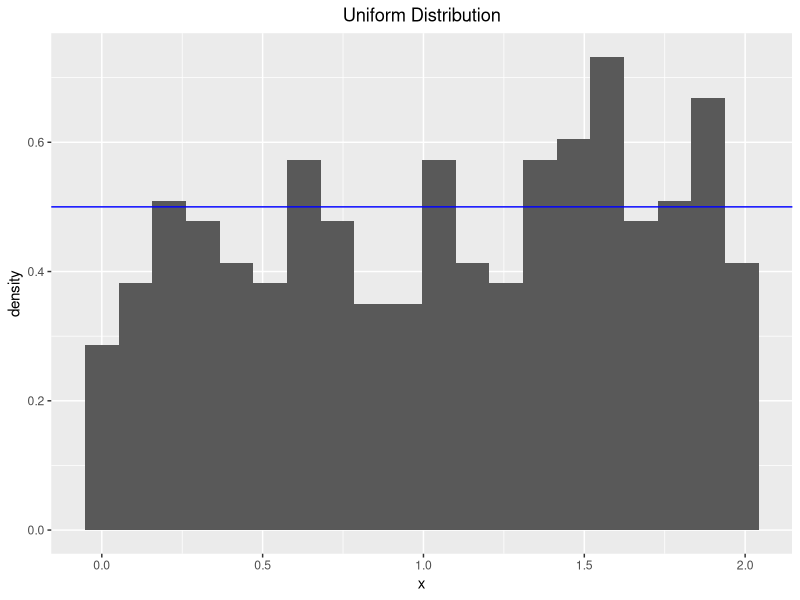
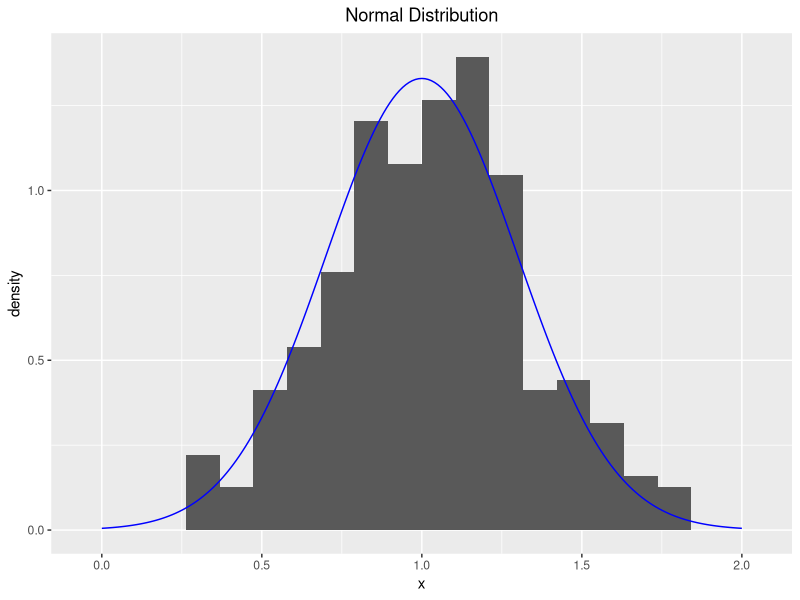
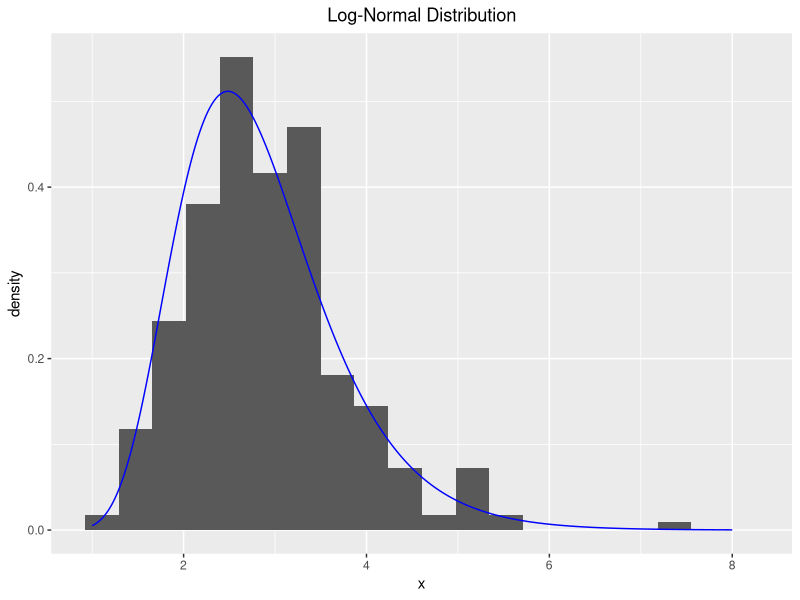
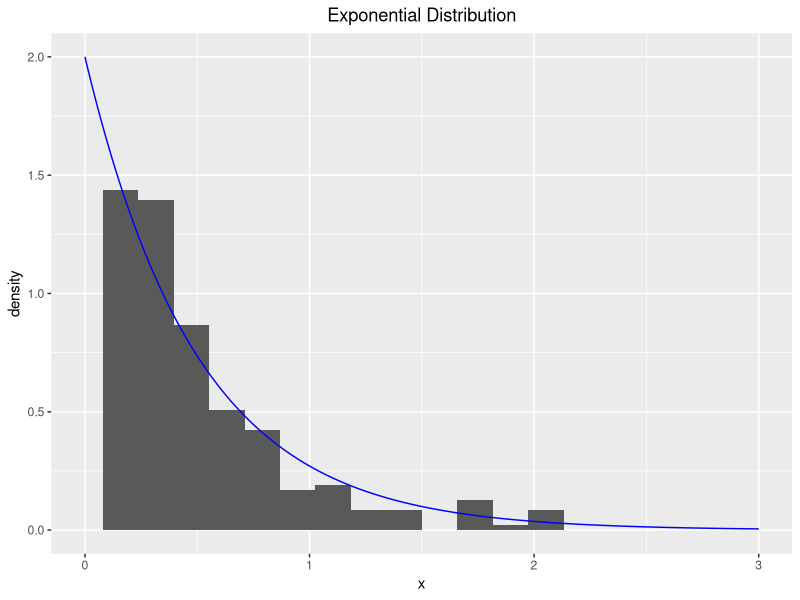
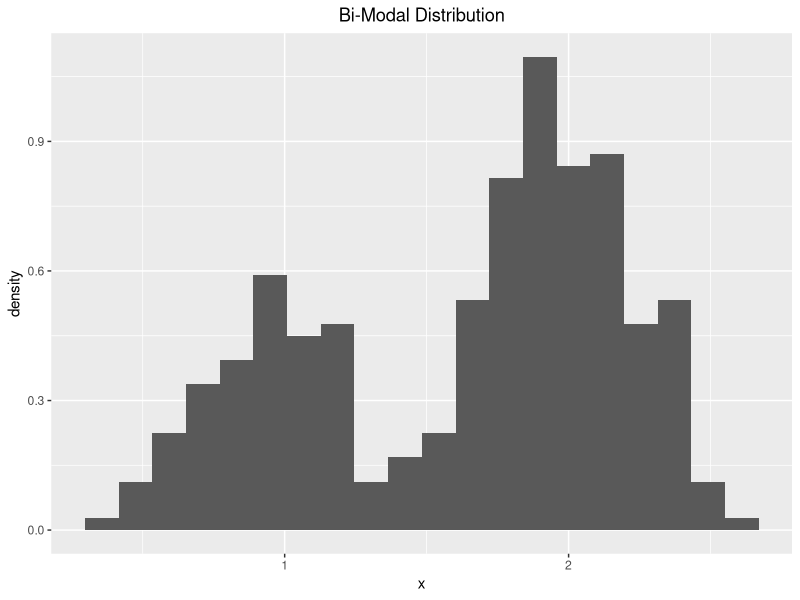

These charts were generated, in order, by the following R code: (Note: this script raises an error after producing the figures.)
library(tidyverse)

set.seed(12345)
x <- runif(300, min=0, max=2)

# uniform distribution
ggplot() + 
  geom_histogram(mapping = aes(x=x, y=..density..), bins=20) + 
  ggtitle("Uniform Distribution") +
  theme(plot.title = element_text(hjust = 0.5)) +
  xlab("x") +
  geom_abline(mapping = aes(intercept = 0.5, slope=0), col="blue")


# normal distribution
set.seed(12345)
x.norm <- rnorm(300, mean=1, sd=0.3)

x.ticks <- seq(0,2,by=0.01)

ggplot() + 
  geom_histogram(mapping = aes(x=x.norm, y=..density..), bins=20) + 
  ggtitle("Normal Distribution") +
  theme(plot.title = element_text(hjust = 0.5)) +
  xlab("x") +
  geom_line(aes(x=x.ticks, y=dnorm(x.ticks, mean=1, sd=0.3)), colour="blue")


# log-normal
x.lognorm <- rlnorm(300, meanlog=1, sdlog=0.3)
x.ticks <- seq(1,8,by=0.01)

ggplot() + 
  geom_histogram(mapping = aes(x=x.lognorm, y=..density..), bins=20) + 
  ggtitle("Log-Normal Distribution") +
  xlab("x") +
  theme(plot.title = element_text(hjust = 0.5)) + 
  geom_line(aes(x=x.ticks, y=dlnorm(x.ticks, meanlog=1, sdlog=0.3)), colour="blue")

# exponential
x.exp <- rexp(300, rate=2)
x.ticks <- seq(0,3,by=0.01)

ggplot() + 
  geom_histogram(mapping = aes(x=x.exp, y=..density..), bins=20) + 
  xlim(0,3) + 
  ggtitle("Exponential Distribution") +
  xlab("x") +
  theme(plot.title = element_text(hjust = 0.5)) + 
  geom_line(aes(x=x.ticks, y=dexp(x.ticks, rate=2)), colour="blue")


# Bi-Modal
x.norm.1 <- rnorm(100, mean=1,sd=0.25)
x.norm.2 <- rnorm(200, mean=2,sd=0.25)
x.bimodal <- c(x.norm.1, x.norm.2)

x.ticks <- seq(0,3,by=0.01)

ggplot() + 
  geom_histogram(mapping = aes(x=x.bimodal, y=..density..), bins=20) + 
  ggtitle("Bi-Modal Distribution") +
  theme(plot.title = element_text(hjust = 0.5)) +
  xlab("x")
+
  geom_line(aes(x=x.ticks, y=dnorm(x.ticks, mean=1, sd=0.3)), colour="blue")

# left-skewed
x.lognorm.2 <- rlnorm(400, meanlog=1, sdlog=0.3)
x.leftskewed <- 10 - x.lognorm.2
x.ticks <- seq(1,10,by=0.01)

ggplot() + 
  geom_histogram(mapping = aes(x=x.leftskewed, y=..density..), bins=20) + 
  ggtitle("Left-Skewed Distribution") +
  xlab("x") +
  theme(plot.title = element_text(hjust = 0.5)) + 
  geom_line(aes(x=x.ticks, y=dlnorm(10-x.ticks, meanlog=1, sdlog=0.3)), colour="blue")


library(MASS)
data(geyser)


